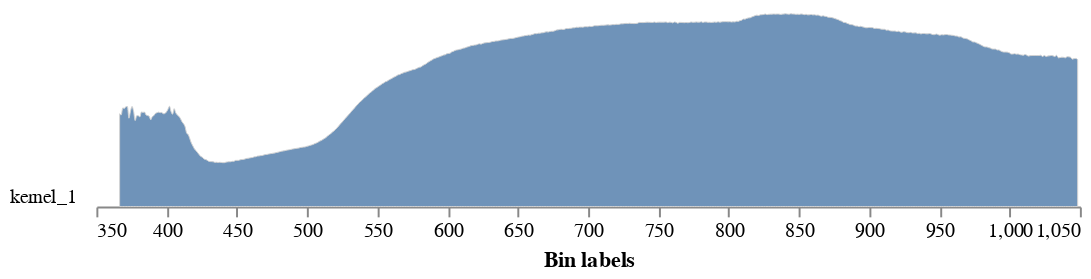

Notebook source saved alongside this figure:
### Markdown cell above
## Spectral analysis

### Code cell
# Look at a histogram of the hyperspectral data, if you had more than one object you would need a matrix with 
# each object labeled with a different value.

spectral_hist  = pcv.analyze.spectral_reflectance(hsi=calibrated_data, labeled_mask=corn_thresh, n_labels=1, label="kernel")

### Figure 1 — Vega-Lite specification as saved in the notebook (floating-point values rounded to 4 significant figures; data arrays with more than 128 entries replaced by an {"elided": "..."} marker saying what was removed)
{"config": {"view": {"continuousWidth": 300, "continuousHeight": 300, "stroke": null}, "axis": {"grid": false}, "facet": {"columns": 1, "spacing": 0}, "title": {"anchor": "end"}}, "data": {"name": "data-3e79f64e345a6c8b91ad6a7a7be8f459"}, "facet": {"field": "sample", "header": {"labelAngle": 0, "labelAlign": "left", "labelOrient": "left"}, "title": null, "type": "nominal"}, "spec": {"mark": {"type": "area", "fillOpacity": 0.8, "interpolate": "monotone", "stroke": "lightgray", "strokeWidth": 0.5}, "encoding": {"x": {"field": "label", "title": "Bin labels", "type": "quantitative"}, "y": {"axis": null, "field": "value", "scale": {"range": [10, -100]}, "type": "quantitative"}}, "height": 10, "width": 500}, "bounds": "flush", "$schema": "https://vega.github.io/schema/vega-lite/v5.20.1.json", "datasets": {"data-3e79f64e345a6c8b91ad6a7a7be8f459": {"elided": "580 records"}}}
